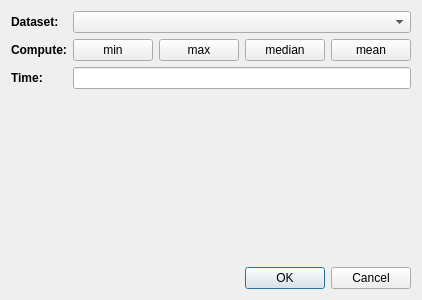
<?xml version="1.0" encoding="UTF-8"?>
<ui version="4.0">
 <class>popTimeSelect_Dialog</class>
 <widget class="QDialog" name="popTimeSelect_Dialog">
  <property name="geometry">
   <rect>
    <x>0</x>
    <y>0</y>
    <width>400</width>
    <height>300</height>
   </rect>
  </property>
  <property name="windowTitle">
   <string>PHOEBE - Select Time</string>
  </property>
  <layout class="QGridLayout" name="gridLayout">
   <item row="1" column="2">
    <widget class="QPushButton" name="compute_max">
     <property name="text">
      <string>max</string>
     </property>
    </widget>
   </item>
   <item row="4" column="1" colspan="4">
    <widget class="QDialogButtonBox" name="buttonBox">
     <property name="orientation">
      <enum>Qt::Horizontal</enum>
     </property>
     <property name="standardButtons">
      <set>QDialogButtonBox::Cancel|QDialogButtonBox::Ok</set>
     </property>
    </widget>
   </item>
   <item row="1" column="4">
    <widget class="QPushButton" name="compute_mean">
     <property name="text">
      <string>mean</string>
     </property>
    </widget>
   </item>
   <item row="1" column="0">
    <widget class="QLabel" name="label_2">
     <property name="font">
      <font>
       <weight>75</weight>
       <bold>true</bold>
      </font>
     </property>
     <property name="text">
      <string>Compute:</string>
     </property>
    </widget>
   </item>
   <item row="1" column="3">
    <widget class="QPushButton" name="compute_median">
     <property name="text">
      <string>median</string>
     </property>
    </widget>
   </item>
   <item row="2" column="1" colspan="4">
    <widget class="QLineEdit" name="time">
     <property name="readOnly">
      <bool>true</bool>
     </property>
    </widget>
   </item>
   <item row="0" column="1" colspan="4">
    <widget class="QComboBox" name="datasetComboBox"/>
   </item>
   <item row="3" column="1">
    <spacer name="verticalSpacer">
     <property name="orientation">
      <enum>Qt::Vertical</enum>
     </property>
     <property name="sizeHint" stdset="0">
      <size>
       <width>20</width>
       <height>40</height>
      </size>
     </property>
    </spacer>
   </item>
   <item row="0" column="0">
    <widget class="QLabel" name="label">
     <property name="font">
      <font>
       <weight>75</weight>
       <bold>true</bold>
      </font>
     </property>
     <property name="text">
      <string>Dataset:</string>
     </property>
    </widget>
   </item>
   <item row="2" column="0">
    <widget class="QLabel" name="label_3">
     <property name="font">
      <font>
       <weight>75</weight>
       <bold>true</bold>
      </font>
     </property>
     <property name="text">
      <string>Time:</string>
     </property>
    </widget>
   </item>
   <item row="1" column="1">
    <widget class="QPushButton" name="compute_min">
     <property name="text">
      <string>min</string>
     </property>
    </widget>
   </item>
  </layout>
 </widget>
 <resources/>
 <connections>
  <connection>
   <sender>buttonBox</sender>
   <signal>accepted()</signal>
   <receiver>popTimeSelect_Dialog</receiver>
   <slot>accept()</slot>
   <hints>
    <hint type="sourcelabel">
     <x>248</x>
     <y>254</y>
    </hint>
    <hint type="destinationlabel">
     <x>157</x>
     <y>274</y>
    </hint>
   </hints>
  </connection>
  <connection>
   <sender>buttonBox</sender>
   <signal>rejected()</signal>
   <receiver>popTimeSelect_Dialog</receiver>
   <slot>reject()</slot>
   <hints>
    <hint type="sourcelabel">
     <x>316</x>
     <y>260</y>
    </hint>
    <hint type="destinationlabel">
     <x>286</x>
     <y>274</y>
    </hint>
   </hints>
  </connection>
 </connections>
</ui>
